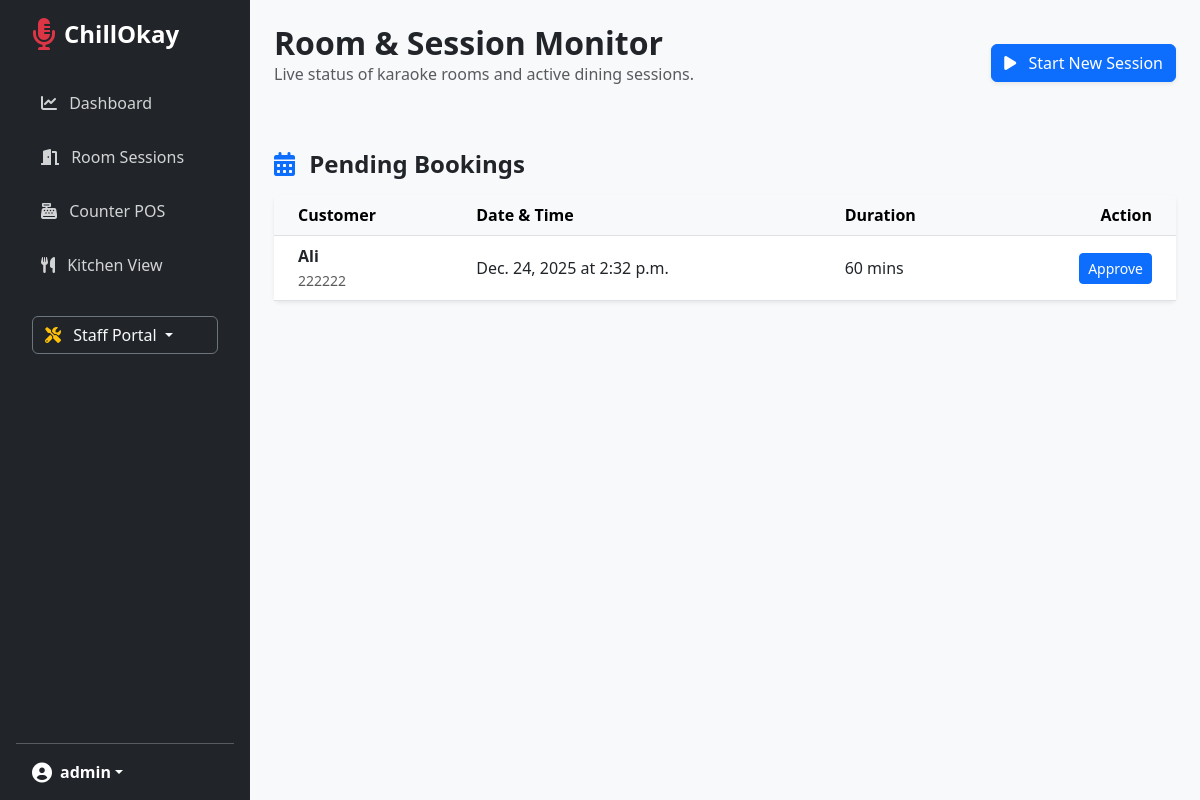
The page /karaoke/monitor/ (signed in) on the database as committed earlier.
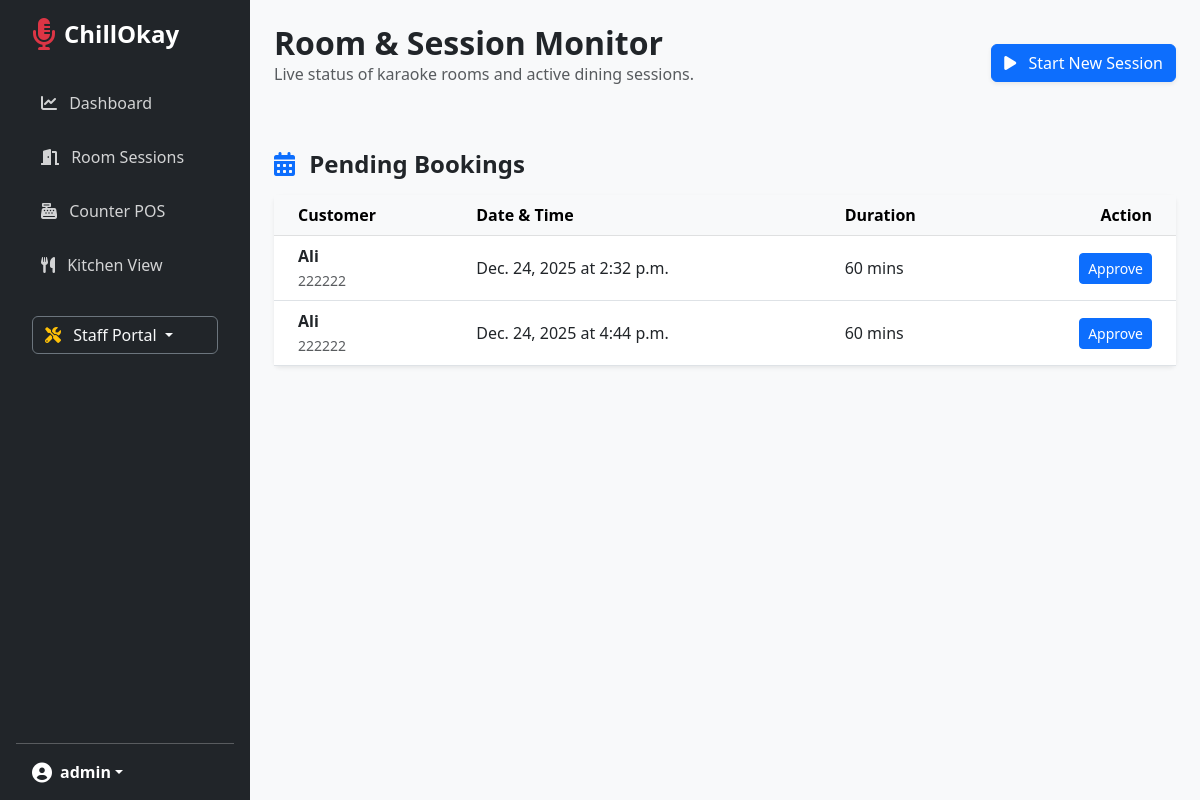
The same page on the database as committed later.
### karaoke/models.py (models this page shows, shortened)
class BookingRequest(models.Model):
    STATUS_CHOICES = [
        ('Pending', 'Pending'),
        ('Approved', 'Approved'),
        ('Cancelled', 'Cancelled')
    ]
    outlet = models.ForeignKey(Outlet, on_delete=models.CASCADE, related_name='booking_requests', null=True)
    customer_name = models.CharField(max_length=200)
    phone_number = models.CharField(max_length=20, blank=True)
    requested_date = models.DateField()
    requested_time = models.TimeField()
    duration_minutes = models.IntegerField(default=60)
    status = models.CharField(max_length=20, choices=STATUS_CHOICES, default='Pending')
    created_at = models.DateTimeField(auto_now_add=True)

### karaoke/views.py (the view, shortened to what this page needs)
# urls.py: path('monitor/', views.karaoke_list, name='karaoke_monitor'),
@login_required
def karaoke_list(request):
    outlet = get_user_outlet(request.user)
    active_sessions = RoomSession.objects.filter(outlet=outlet, status__in=['Booked', 'Active', 'Paused'])
    bookings = BookingRequest.objects.filter(status='Pending').order_by('requested_date')
    actual_rooms = Room.objects.filter(outlet=outlet)
    rooms = []
    return render(request, 'karaoke/rooms.html', {'rooms': rooms, 'bookings': bookings})

### karaoke/views.py (called while the page is built)
def get_user_outlet(user):
    try:
        return user.employee.outlet
    except:
        return Outlet.objects.first()

### karaoke/templates/karaoke/rooms.html (shortened to what this page needs)
{% extends 'base.html' %}
{% block content %}
<div class="container-fluid p-4">
    <div class="d-flex justify-content-between align-items-center mb-4">
        <div>
            <h2 class="fw-bold mb-0">Room & Session Monitor</h2>
            <p class="text-muted">Live status of karaoke rooms and active dining sessions.</p>
        </div>
        <button class="btn btn-primary shadow-sm" data-bs-toggle="modal" data-bs-target="#startSessionModal">
            <i class="fas fa-play me-2"></i> Start New Session
        </button>
    </div>
    <div class="mt-5">
        <h4 class="fw-bold mb-3"><i class="fas fa-calendar-alt me-2 text-primary"></i> Pending Bookings</h4>
        <div class="card border-0 shadow-sm">
            <div class="table-responsive">
                <table class="table align-middle mb-0">
                    <thead class="table-light">
                        <tr>
                            <th class="ps-4">Customer</th>
                            <th>Date & Time</th>
                            <th>Duration</th>
                            <th class="text-end pe-4">Action</th>
                        </tr>
                    </thead>
                    <tbody>
                        {% for booking in bookings %}
                        <tr>
                            <td class="ps-4">
                                <span class="fw-bold">{{ booking.customer_name }}</span><br>
                                <small class="text-muted">{{ booking.phone_number }}</small>
                            </td>
                            <td>{{ booking.requested_date }} at {{ booking.requested_time }}</td>
                            <td>{{ booking.duration_minutes }} mins</td>
                            <td class="text-end pe-4">
                                <button class="btn btn-sm btn-primary">Approve</button>
                            </td>
                        </tr>
                        {% empty %}
                        <tr>
                            <td colspan="4" class="text-center py-4 text-muted">No pending requests.</td>
                        </tr>
                        {% endfor %}
                    </tbody>
                </table>
            </div>
        </div>
    </div>
</div>
{% endblock %}

Rows that differ between the two databases and show on the page:
added BookingRequest: customer_name "Ali", phone_number "222222", requested_date "Dec. 24, 2025", requested_time "4:44 p.m.", duration_minutes "60"
